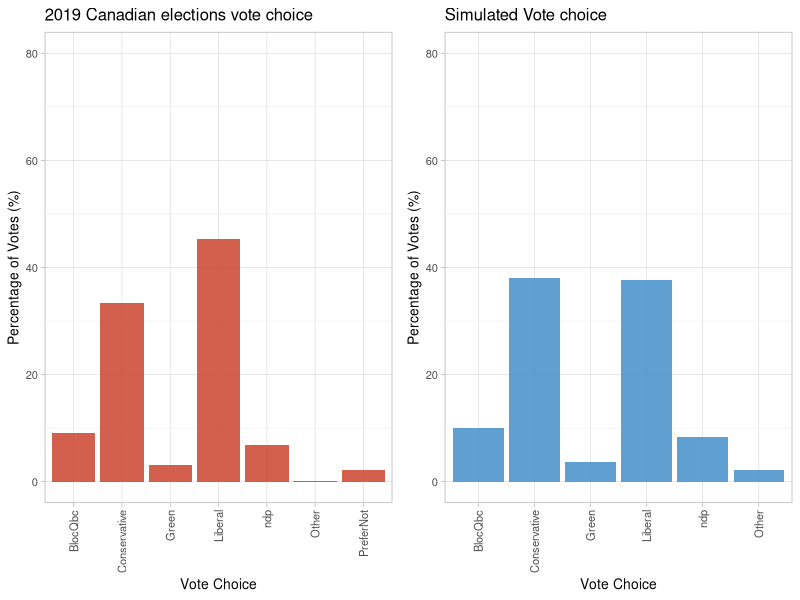
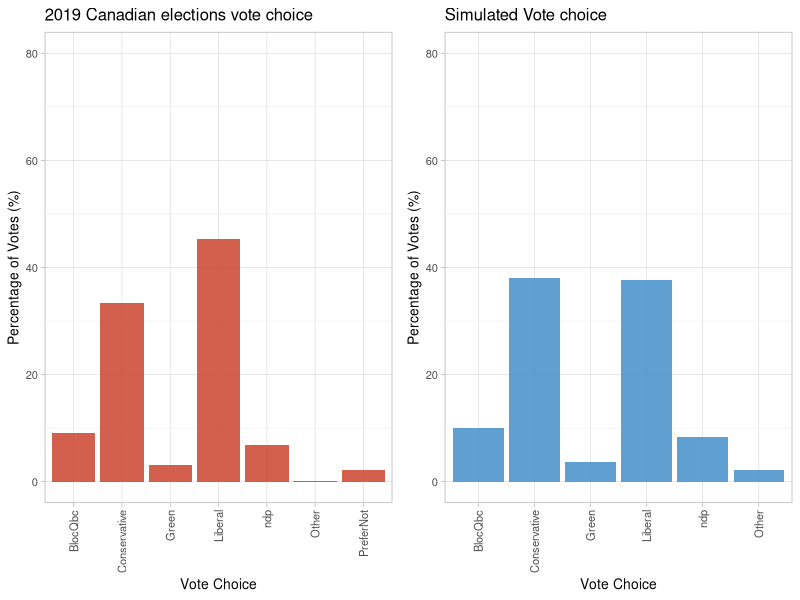
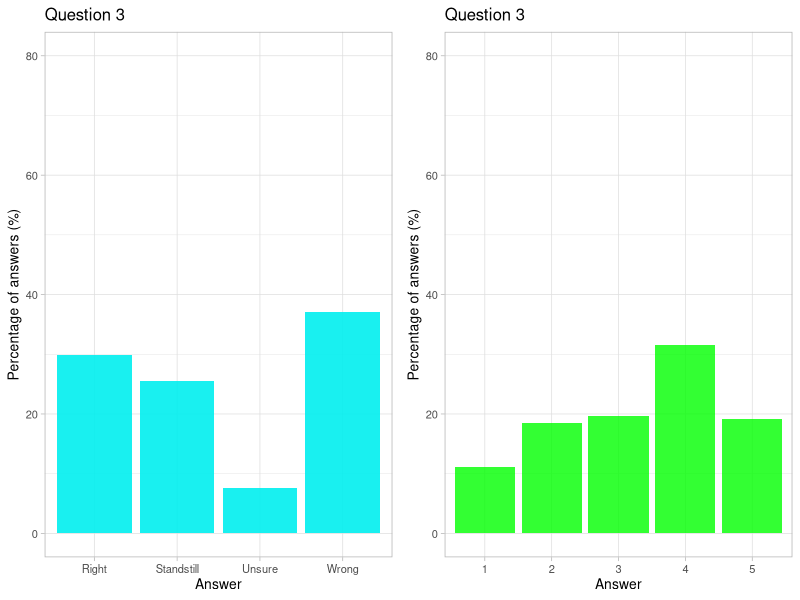

The R script that drew these images, in order: (Note: this script raises an error after producing the figures.)
## ---- chunk 1
# bibliography: bib.bibtex
## Libraries and initial values
library(tidyverse)
library(cowplot)

data <- read.csv("survey_data.csv")
## ---- chunk 2
# Clean data to plot
data.clean <- data[!is.na(data$Q2), ] # If there is NA in Q2 then there also in
# Q4, this suffices.

# Set percentages for question 2
q2.plot.data <- data.clean %>%
  group_by(Q2) %>% summarise(count = n()) %>%
  mutate(perc = count / sum(count))

# Set percentages for question 4
q5.plot.data <- data.clean %>%
  group_by(Q5) %>% summarise(count = n()) %>%
  mutate(perc = count / sum(count))

# Plot Fo
p1 <- ggplot(data=subset(q2.plot.data, !is.na(q2.plot.data$Q2)), aes(x=factor(Q2), y=perc*100)) +
  geom_bar(stat="identity", fill=I("tomato3"), alpha = I(.9)) + 
  theme_light() + 
  labs(title = "2019 Canadian elections vote choice") + 
  xlab("Vote Choice") + ylab("Percentage of Votes (%)") + 
  theme(axis.text.x = element_text(angle = 90, vjust = 0.5, hjust=1), 
        text = element_text(size=10)) + ylim(0, 80) 

p2 <- ggplot(data=q5.plot.data, aes(x=factor(Q5), y=perc*100)) +
  geom_bar(stat="identity", fill=I("steelblue3"), alpha = I(.9)) + 
  theme_light() + 
  labs(title = "Simulated Vote choice") + 
  xlab("Vote Choice") + ylab("Percentage of Votes (%)") + 
  theme(axis.text.x = element_text(angle = 90, vjust = 0.5, hjust=1), 
        text = element_text(size=10)) + ylim(0, 80) 

plot_grid(p1, p2)	
## ---- chunk 3

## The following code is used to generate plots for each question

# Clean data to plot
data.clean <- data[!is.na(data$Q2), ] # If there is NA in Q2 then there also in
# Q4, this suffices.

# Set percentages for question 2
q2.plot.data <- data.clean %>%
  group_by(Q2) %>% summarise(count = n()) %>%
  mutate(perc = count / sum(count))

# Set percentages for question 4
q5.plot.data <- data.clean %>%
  group_by(Q5) %>% summarise(count = n()) %>%
  mutate(perc = count / sum(count))

# Plot Fo
p2 <- ggplot(data=subset(q2.plot.data, !is.na(q2.plot.data$Q2)), aes(x=factor(Q2), y=perc*100)) +
  geom_bar(stat="identity", fill=I("tomato3"), alpha = I(.9)) + 
  theme_light() + 
  labs(title = "2019 Canadian elections vote choice") + 
  xlab("Vote Choice") + ylab("Percentage of Votes (%)") + 
  theme(axis.text.x = element_text(angle = 90, vjust = 0.5, hjust=1), 
        text = element_text(size=10)) + ylim(0, 80) 

p5 <- ggplot(data=q5.plot.data, aes(x=factor(Q5), y=perc*100)) +
  geom_bar(stat="identity", fill=I("steelblue3"), alpha = I(.9)) + 
  theme_light() + 
  labs(title = "Simulated Vote choice") + 
  xlab("Vote Choice") + ylab("Percentage of Votes (%)") + 
  theme(axis.text.x = element_text(angle = 90, vjust = 0.5, hjust=1), 
        text = element_text(size=10)) + ylim(0, 80) 


q3.plot.data <- data %>%
  group_by(Q3) %>% summarise(count = n()) %>%
  mutate(perc = count / sum(count))

p3 <- ggplot(data=q3.plot.data, aes(x=factor(Q3), y=perc*100)) +
  geom_bar(stat="identity", fill=I("cyan2"), alpha = I(.9)) + 
  theme_light() + 
  labs(title = "Question 3") + 
  xlab("Answer") + ylab("Percentage of answers (%)") + 
  theme( text = element_text(size=10)) + ylim(0, 80) 



q4.plot.data <- data %>%
  group_by(Q4) %>% summarise(count = n()) %>%
  mutate(perc = count / sum(count))

p4 <- ggplot(data=q4.plot.data, aes(x=factor(Q4), y=perc*100)) +
  geom_bar(stat="identity", fill=I("green"), alpha = I(.8)) + 
  theme_light() + 
  labs(title = "Question 3") + 
  xlab("Answer") + ylab("Percentage of answers (%)") + 
  theme( text = element_text(size=10)) + ylim(0, 80) 

plot_grid(p2, p5)	
## ---- chunk 4
plot_grid(p3, p4)	
## ---- chunk 5
# Generate table of frequencies
strat.sizes <- table(data$Province)

# Extract information from .txt file
provinces <- read_lines(file = "./scripts/provinces.txt")

# Split string by "Province Name : Population"
provinces <- strsplit(provinces, ":")

# Generate stratum sample sizes
N <- as.numeric(provinces[[1]][2]); n <- 10000
W_h <- c(); prov <- c(); sizes <- c()

# Calculates n_h for each province
for( i in 2:14) {
  W_h <- c(W_h, as.numeric(provinces[[i]][2]) / N)
  p <- gsub('[0-9]+', '', provinces[[i]][1])
  prov <- c(prov, p)
  sizes <- c(sizes, strat.sizes[[p]])
}

stratum <- data.frame(province = prov, weights = W_h, size = sizes)

knitr::kable(stratum, caption = "Stratum Sizes and Weights", align = "lcr",
      col.names = c("Province", "Stratum Weight", "Stratum Sample Size"), digits = 3)
